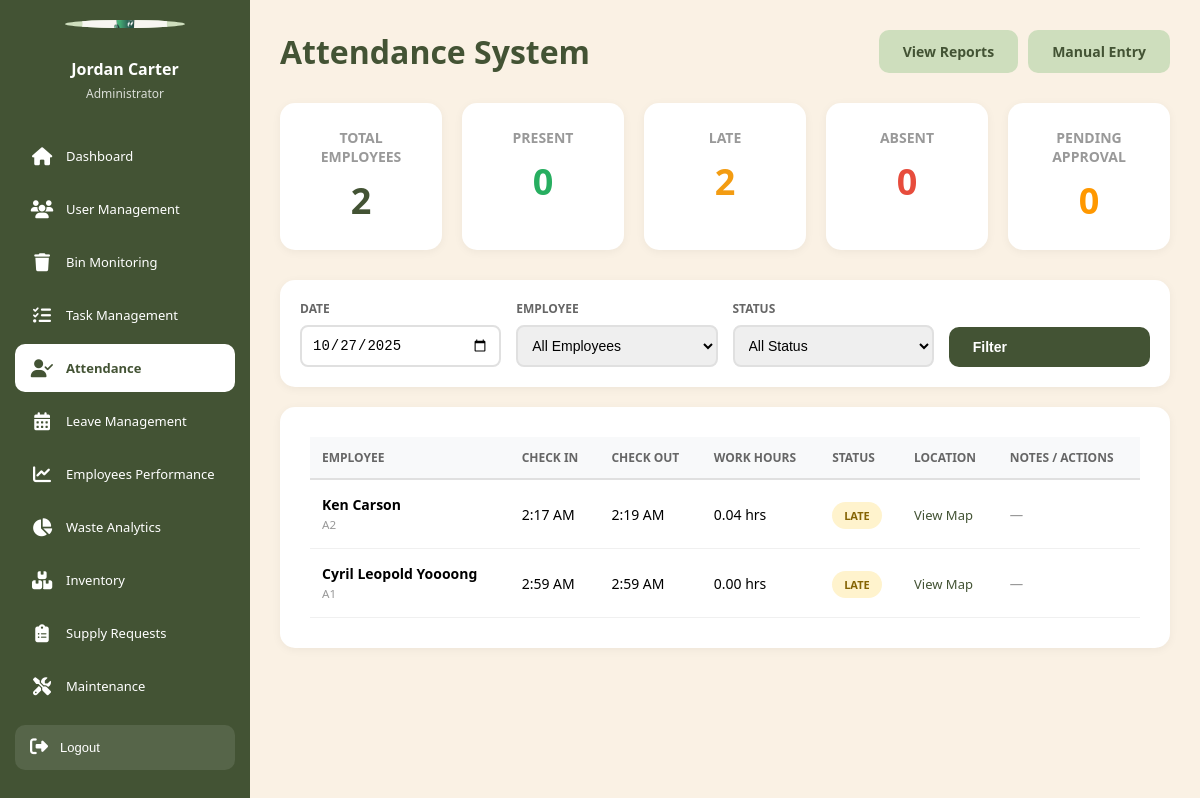
Screenshot of /admin/attendance.php?date=2025-10-27 (signed in) with the database file from the repository.
### tables this page shows
CREATE TABLE `attendance` (
  `attendance_id` int(11) NOT NULL,
  `employee_id` int(11) NOT NULL,
  `attendance_date` date NOT NULL,
  `check_in_time` time DEFAULT NULL,
  `check_in_location` varchar(100) DEFAULT NULL,
  `check_out_time` time DEFAULT NULL,
  `check_out_location` varchar(100) DEFAULT NULL,
  `work_hours` decimal(5,2) DEFAULT NULL COMMENT 'Calculated work hours',
  `status` enum('present','late','absent','half_day') DEFAULT 'present',
  `notes` text DEFAULT NULL,
  `created_at` timestamp NOT NULL DEFAULT current_timestamp()
);

CREATE TABLE `employees` (
  `employee_id` int(11) NOT NULL,
  `username` varchar(50) NOT NULL,
  `password` varchar(255) NOT NULL COMMENT 'Hashed password using password_hash()',
  `email` varchar(100) NOT NULL,
  `language` varchar(5) DEFAULT 'en',
  `full_name` varchar(100) NOT NULL,
  `phone_number` varchar(20) DEFAULT NULL,
  `profile_picture` varchar(255) DEFAULT NULL,
  `area_id` int(11) DEFAULT NULL,
  `created_at` timestamp NOT NULL DEFAULT current_timestamp(),
  `last_login` timestamp NULL DEFAULT NULL,
  `status` enum('active','on_leave','inactive') DEFAULT 'active'
);

CREATE TABLE `areas` (
  `area_id` int(11) NOT NULL,
  `area_name` varchar(50) NOT NULL COMMENT 'Block name (A1, A2, A3, B1, B2)',
  `block` varchar(10) DEFAULT NULL,
  `total_floors` int(11) NOT NULL DEFAULT 4,
  `total_bins` int(11) NOT NULL DEFAULT 4,
  `description` text DEFAULT NULL,
  `created_at` timestamp NOT NULL DEFAULT current_timestamp()
);

### config/database.php (called while the page is built, shortened)
<?php
$options = [
    PDO::ATTR_ERRMODE            => PDO::ERRMODE_EXCEPTION,
    PDO::ATTR_DEFAULT_FETCH_MODE => PDO::FETCH_ASSOC,
    PDO::ATTR_EMULATE_PREPARES   => false,
    PDO::ATTR_PERSISTENT         => false,
];
try {
    $dsn = "mysql:host=" . DB_HOST . ";dbname=" . DB_NAME . ";charset=" . DB_CHARSET;
    $pdo = new PDO($dsn, DB_USER, DB_PASS, $options);
} catch (PDOException $e) {
    die("Database Connection Failed: " . $e->getMessage());
}
function query($sql, $params = []) {
    global $pdo;
    $stmt = $pdo->prepare($sql);
    $stmt->execute($params);
    return $stmt;
}
function getOne($sql, $params = []) {
    $stmt = query($sql, $params);
    return $stmt->fetch();
}
function getAll($sql, $params = []) {
    $stmt = query($sql, $params);
    return $stmt->fetchAll();
}
?>

### admin/attendance.php (the view, shortened to what this page needs)
<?php
require_once '../config/database.php';
$selected_date = $_GET['date'] ?? date('Y-m-d');
$query = "SELECT a.*, e.full_name, e.username, ar.area_name
          FROM attendance a
          JOIN employees e ON a.employee_id = e.employee_id
          LEFT JOIN areas ar ON e.area_id = ar.area_id
          WHERE a.attendance_date = ?";
$params = [$selected_date];
$query .= " ORDER BY a.check_in_time ASC";
$attendance_records = getAll($query, $params);
$total_employees = getOne("SELECT COUNT(*) as count FROM employees WHERE status = 'active'")['count'];
$present_count = count(array_filter($attendance_records, fn($r) => $r['status'] === 'present'));
$late_count = count(array_filter($attendance_records, fn($r) => $r['status'] === 'late'));
$checked_in_count = count($attendance_records);
$absent_count = $total_employees - $checked_in_count;
$pending_approvals = array_filter($attendance_records, function($r) {
    return $r['status'] === 'absent'
        && !empty($r['notes'])
        && strpos($r['notes'], 'Late reason:') === 0
        && strpos($r['notes'], '[Approved by Admin') === false
        && strpos($r['notes'], '[Rejected by Admin') === false;
});
$pending_count = count($pending_approvals);
?>
<!DOCTYPE html>
<html lang="en">
<head>
</head>
<body>
    <?php include '../includes/admin_sidebar.php'; ?>
    <main class="main-content">
        <div class="page-header">
            <h1>Attendance System</h1>
            <div class="header-actions">
                <a href="attendance_report.php" class="btn btn-secondary">
                    View Reports
                </a>
                <a href="attendance_manual.php" class="btn btn-secondary">
                    Manual Entry
                </a>
            </div>
        </div>
        <div class="stats-row">
            <div class="stat-card">
                <h3>Total Employees</h3>
                <div class="value"><?php echo $total_employees; ?></div>
            </div>
            <div class="stat-card present">
                <h3>Present</h3>
                <div class="value"><?php echo $present_count; ?></div>
            </div>
            <div class="stat-card late">
                <h3>Late</h3>
                <div class="value"><?php echo $late_count; ?></div>
            </div>
            <div class="stat-card absent">
                <h3>Absent</h3>
                <div class="value"><?php echo $absent_count; ?></div>
            </div>
            <div class="stat-card pending">
                <h3>Pending Approval</h3>
                <div class="value"><?php echo $pending_count; ?></div>
            </div>
        </div>
        <div class="filters">
            <form method="GET" action="">
                <div class="filter-group">
                    <label>Date</label>
                    <input type="date" name="date" value="<?php echo htmlspecialchars($selected_date); ?>">
                </div>
                <div class="filter-group">
                    <label>Employee</label>
                    <select name="employee">
                        <option value="">All Employees</option>
                    </select>
                </div>
                <div class="filter-group">
                    <label>Status</label>
                    <select name="status">
                        <option value="">All Status</option>
                    </select>
                </div>
                <div class="filter-group">
                    <button type="submit" class="btn btn-primary">Filter</button>
                </div>
            </form>
        </div>
        <div class="table-container">
            <?php if (empty($attendance_records)): ?>
                <div class="empty-state">
                    <h3>No attendance records found</h3>
                </div>
            <?php else: ?>
                <table>
                    <thead>
                        <tr>
                            <th>Employee</th>
                            <th>Check In</th>
                            <th>Check Out</th>
                            <th>Work Hours</th>
                            <th>Status</th>
                            <th>Location</th>
                            <th>Notes / Actions</th>
                        </tr>
                    </thead>
                    <tbody>
                        <?php foreach ($attendance_records as $record):
                            $needs_approval = $record['status'] === 'absent'
                                && !empty($record['notes'])
                                && strpos($record['notes'], 'Late reason:') === 0
                                && strpos($record['notes'], '[Approved by Admin') === false
                                && strpos($record['notes'], '[Rejected by Admin') === false;
                            $is_approved = strpos($record['notes'], '[Approved by Admin') !== false;
                            $is_rejected = strpos($record['notes'], '[Rejected by Admin') !== false;
                        ?>
                            <tr <?php echo $needs_approval ? 'class="needs-approval"' : ''; ?>>
                                <td>
                                    <strong><?php echo htmlspecialchars($record['full_name']); ?></strong><br>
                                    <small style="color: #999;"><?php echo htmlspecialchars($record['area_name'] ?? 'No Area'); ?></small>
                                </td>
                                <td>
                                    <?php echo $record['check_in_time'] ? date('g:i A', strtotime($record['check_in_time'])) : '--:--'; ?>
                                </td>
                                <td>
                                    <?php echo $record['check_out_time'] ? date('g:i A', strtotime($record['check_out_time'])) : '--:--'; ?>
                                </td>
                                <td>
                                    <?php echo $record['work_hours'] ? number_format($record['work_hours'], 2) . ' hrs' : '0.00 hrs'; ?>
                                </td>
                                <td>
                                    <span class="status-badge status-<?php echo $record['status']; ?>">
                                        <?php echo ucfirst(str_replace('_', ' ', $record['status'])); ?>
                                    </span>
                                </td>
                                <td>
                                    <?php if ($record['check_in_location']): ?>
                                        <a href="https://www.google.com/maps?q=<?php echo urlencode($record['check_in_location']); ?>"
                                           target="_blank"
                                           class="location-link">
                                            View Map
                                        </a>
                                    <?php else: ?>
                                        <span style="color: #999;">N/A</span>
                                    <?php endif; ?>
                                </td>
                                <td class="notes-cell">
                                    <?php if (!empty($record['notes'])): ?>
                                        <?php if (strpos($record['notes'], 'Late reason:') === 0): ?>
                                            <div class="notes-reason">
                                                <strong>Late Reason:</strong>
                                                <?php
                                                $notes_parts = explode("\n", $record['notes']);
                                                $reason = trim(str_replace('Late reason:', '', $notes_parts[0]));
                                                echo htmlspecialchars($reason);
                                                ?>
                                            </div>
                                            <?php if ($needs_approval): ?>
                                                <div class="approval-actions">
                                                    <form method="POST" class="approval-form">
                                                        <input type="hidden" name="action" value="approve">
                                                        <input type="hidden" name="attendance_id" value="<?php echo $record['attendance_id']; ?>">
                                                        <input type="hidden" name="date" value="<?php echo $selected_date; ?>">
                                                        <select name="approved_status" class="status-select" required>
                                                            <option value="late">Change to Late</option>
                                                            <option value="present">Change to Present</option>
                                                            <option value="absent">Keep as Absent</option>
                                                        </select>
                                                        <button type="submit" class="btn btn-sm btn-approve">✓ Approve</button>
                                                    </form>
                                                    <form method="POST" class="approval-form">
                                                        <input type="hidden" name="action" value="reject">
                                                        <input type="hidden" name="attendance_id" value="<?php echo $record['attendance_id']; ?>">
                                                        <input type="hidden" name="date" value="<?php echo $selected_date; ?>">
                                                        <button type="submit" class="btn btn-sm btn-reject" onclick="return confirm('Reject this attendance? Status will remain as Absent.')">✗ Reject</button>
                                                    </form>
                                                </div>
                                            <?php elseif ($is_approved): ?>
                                                <span class="approval-status">✓ Approved</span>
                                            <?php elseif ($is_rejected): ?>
                                                <span class="rejection-status">✗ Rejected</span>
                                            <?php endif; ?>
                                        <?php else: ?>
                                            <span class="notes-text"><?php echo htmlspecialchars($record['notes']); ?></span>
                                        <?php endif; ?>
                                    <?php else: ?>
                                        <span class="notes-empty">—</span>
                                    <?php endif; ?>
                                </td>
                            </tr>
                        <?php endforeach; ?>
                    </tbody>
                </table>
            <?php endif; ?>
        </div>
    </main>
</body>
</html>

### admin/attendance.php (style rules this page uses)
* { margin: 0; padding: 0; box-sizing: border-box; }
body { font-family: 'Segoe UI', Tahoma, Geneva, Verdana, sans-serif; background: #FAF1E4; display: flex; min-height: 100vh; }
.main-content { margin-left: 250px; flex: 1; padding: 30px; }
.page-header { display: flex; justify-content: space-between; align-items: center; margin-bottom: 30px; }
.page-header h1 { font-size: 32px; color: #435334; }
.header-actions { display: flex; gap: 10px; }
.btn { padding: 12px 24px; border: none; border-radius: 10px; font-size: 14px; font-weight: 600; cursor: pointer; text-decoration: none; display: inline-flex; align-items: center; gap: 8px; transition: all 0.3s ease; }
.btn-primary { background: #435334; color: white; }
.btn-secondary { background: #CEDEBD; color: #435334; }
.stats-row { display: grid; grid-template-columns: repeat(5, 1fr); gap: 20px; margin-bottom: 30px; }
.stat-card { background: white; padding: 25px; border-radius: 15px; box-shadow: 0 2px 10px rgba(0,0,0,0.05); text-align: center; }
.stat-card h3 { font-size: 14px; color: #999; text-transform: uppercase; margin-bottom: 10px; }
.stat-card .value { font-size: 36px; font-weight: 700; color: #435334; }
.stat-card.present .value { color: #27ae60; }
.stat-card.late .value { color: #f39c12; }
.stat-card.absent .value { color: #e74c3c; }
.stat-card.pending .value { color: #ff9800; }
.filters { background: white; padding: 20px; border-radius: 15px; margin-bottom: 20px; box-shadow: 0 2px 10px rgba(0,0,0,0.05); }
.filters form { display: grid; grid-template-columns: repeat(4, 1fr); gap: 15px; align-items: end; }
.filter-group { display: flex; flex-direction: column; gap: 8px; }
.filter-group label { font-size: 12px; font-weight: 600; color: #666; text-transform: uppercase; }
.filter-group input, .filter-group select { padding: 10px; border: 2px solid #e0e0e0; border-radius: 8px; font-size: 14px; }
.table-container { background: white; border-radius: 15px; padding: 30px; box-shadow: 0 2px 10px rgba(0,0,0,0.05); }
table { width: 100%; border-collapse: collapse; }
thead th { background: #f8f9fa; padding: 12px; text-align: left; font-size: 12px; font-weight: 600; color: #666; text-transform: uppercase; border-bottom: 2px solid #e0e0e0; }
tbody td { padding: 15px 12px; border-bottom: 1px solid #f0f0f0; font-size: 14px; }
.status-badge { padding: 6px 12px; border-radius: 20px; font-size: 11px; font-weight: 600; text-transform: uppercase; }
.status-late { background: #fff3cd; color: #856404; }
.location-link { color: #435334; text-decoration: none; font-size: 13px; }
.notes-cell { max-width: 250px; }
.notes-empty { color: #999; font-style: italic; }

### rows the page displays
attendance: employee.full_name "Ken Carson", areas.area_name "A2", check_in_time "2:17 AM", check_out_time "2:19 AM", work_hours "0.04", status "LATE"
attendance: employee.full_name "Cyril Leopold Yoooong", areas.area_name "A1", check_in_time "2:59 AM", check_out_time "2:59 AM", work_hours "0.00", status "LATE"

### other values shown
$admin_name "Jordan Carter"
$total_employees "2"
$present_count "0"
$late_count "2"
$absent_count "0"
$pending_count "0"
